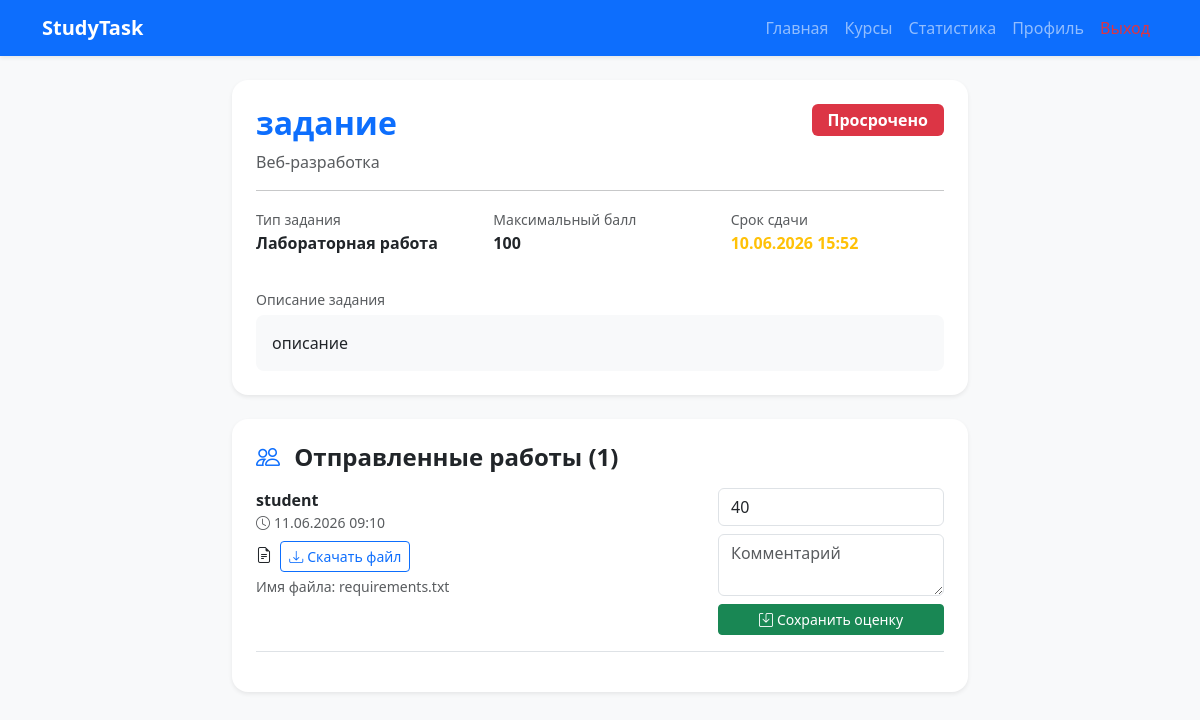
The app's page /task/1 (signed in) with its own data.
### models.py (models this page shows)
class Task(db.Model):
    __tablename__ = 'tasks'
    id = db.Column(db.Integer, primary_key=True)
    title = db.Column(db.String(100), nullable=False)
    description = db.Column(db.Text, nullable=False)
    task_type = db.Column(db.String(50), default='Лабораторная работа')
    max_score = db.Column(db.Integer, default=100)
    deadline = db.Column(db.DateTime, nullable=False)
    created_at = db.Column(db.DateTime, default=datetime.utcnow)
    course_id = db.Column(db.Integer, db.ForeignKey('courses.id'), nullable=False)
    allow_resubmit = db.Column(db.Boolean, default=True)
    is_published = db.Column(db.Boolean, default=True)
    course = db.relationship('Course', back_populates='tasks')
    submissions = db.relationship('Submission', back_populates='task', lazy=True, cascade='all, delete-orphan')

class Course(db.Model):
    __tablename__ = 'courses'
    id = db.Column(db.Integer, primary_key=True)
    title = db.Column(db.String(100), nullable=False)
    description = db.Column(db.Text, nullable=True)
    teacher_id = db.Column(db.Integer, db.ForeignKey('users.id'), nullable=False)
    created_at = db.Column(db.DateTime, default=datetime.utcnow)
    teacher = db.relationship('User', back_populates='teacher_courses')
    tasks = db.relationship('Task', back_populates='course', lazy=True, cascade='all, delete-orphan')

class Submission(db.Model):
    __tablename__ = 'submissions'
    id = db.Column(db.Integer, primary_key=True)
    task_id = db.Column(db.Integer, db.ForeignKey('tasks.id'), nullable=False)
    student_id = db.Column(db.Integer, db.ForeignKey('users.id'), nullable=False)
    file_path = db.Column(db.String(500), nullable=True)  # Увеличил длину
    grade = db.Column(db.Integer, nullable=True)
    comment = db.Column(db.Text, nullable=True)
    submitted_at = db.Column(db.DateTime, default=datetime.utcnow)
    task = db.relationship('Task', back_populates='submissions')
    student = db.relationship('User', back_populates='student_submissions')

class User(UserMixin, db.Model):
    __tablename__ = 'users'
    id = db.Column(db.Integer, primary_key=True)
    username = db.Column(db.String(80), unique=True, nullable=False)
    email = db.Column(db.String(120), unique=True, nullable=False)
    password_hash = db.Column(db.String(200), nullable=False)
    role = db.Column(db.String(20), nullable=False, default='student')
    group = db.Column(db.String(50), nullable=True)
    about = db.Column(db.Text, nullable=True)
    created_at = db.Column(db.DateTime, default=datetime.utcnow)
    last_login = db.Column(db.DateTime, nullable=True)
    teacher_courses = db.relationship('Course', back_populates='teacher', lazy=True)
    student_submissions = db.relationship('Submission', back_populates='student', lazy=True)

### app.py (the view)
@app.route('/task/<int:task_id>')
@login_required
def task_detail(task_id):
    task = Task.query.get_or_404(task_id)
    submission = None
    if current_user.role == 'student':
        submission = Submission.query.filter_by(task_id=task_id, student_id=current_user.id).first()
    return render_template('task_detail.html', task=task, submission=submission)

### app.py (called while the page is built)
@login_manager.user_loader
def load_user(user_id):
    return User.query.get(int(user_id))

@app.context_processor
def utility_processor():
    return {'now': datetime.utcnow()}

### templates/task_detail.html (shortened to what this page needs)
<!DOCTYPE html>
<html lang="ru">
<head>
    <link href="https://cdn.jsdelivr.net/npm/bootstrap@5.3.0/dist/css/bootstrap.min.css" rel="stylesheet">
    <link rel="stylesheet" href="https://cdn.jsdelivr.net/npm/bootstrap-icons@1.11.0/font/bootstrap-icons.css">
</head>
<body class="bg-light">
    <nav class="navbar navbar-expand-lg navbar-dark bg-primary shadow-sm">
        <div class="container">
            <a class="navbar-brand fw-bold" href="{{ url_for('dashboard') }}">StudyTask</a>
            <div class="collapse navbar-collapse" id="navbarNav">
                <ul class="navbar-nav ms-auto">
                    <li class="nav-item"><a class="nav-link" href="{{ url_for('dashboard') }}">Главная</a></li>
                    <li class="nav-item"><a class="nav-link" href="{{ url_for('courses') }}">Курсы</a></li>
                    <li class="nav-item"><a class="nav-link" href="{{ url_for('statistics') }}">Статистика</a></li>
                    <li class="nav-item"><a class="nav-link" href="{{ url_for('profile') }}">Профиль</a></li>
                    <li class="nav-item"><a class="nav-link text-danger" href="{{ url_for('logout') }}">Выход</a></li>
                </ul>
            </div>
        </div>
    </nav>
    <div class="container py-4">
        <div class="row">
            <div class="col-lg-8 mx-auto">
                <div class="card border-0 shadow-sm rounded-4 mb-4">
                    <div class="card-body p-4">
                        <div class="d-flex justify-content-between align-items-start">
                            <h1 class="h2 fw-bold text-primary">{{ task.title }}</h1>
                            <span class="badge {% if task.deadline < now %}bg-danger{% else %}bg-success{% endif %} fs-6 px-3 py-2">
                                {% if task.deadline < now %}Просрочено{% else %}Активно{% endif %}
                            </span>
                        </div>
                        <p class="text-muted">{{ task.course.title }}</p>
                        <hr>
                        <div class="row">
                            <div class="col-md-4">
                                <small class="text-muted">Тип задания</small>
                                <p class="fw-bold">{{ task.task_type }}</p>
                            </div>
                            <div class="col-md-4">
                                <small class="text-muted">Максимальный балл</small>
                                <p class="fw-bold">{{ task.max_score }}</p>
                            </div>
                            <div class="col-md-4">
                                <small class="text-muted">Срок сдачи</small>
                                <p class="fw-bold text-warning">{{ task.deadline.strftime('%d.%m.%Y %H:%M') }}</p>
                            </div>
                        </div>
                        <div class="mt-3">
                            <small class="text-muted">Описание задания</small>
                            <div class="bg-light rounded-3 p-3 mt-1">{{ task.description }}</div>
                        </div>
                    </div>
                </div>
                {% if current_user.role == 'teacher' %}
                <div class="card border-0 shadow-sm rounded-4">
                    <div class="card-body p-4">
                        <h4 class="fw-bold mb-3">
                            <i class="bi bi-people text-primary me-2"></i>
                            Отправленные работы ({{ task.submissions|length }})
                        </h4>
                        {% if task.submissions %}
                            {% for sub in task.submissions %}
                            <div class="border-bottom pb-3 mb-3">
                                <div class="d-flex justify-content-between flex-wrap">
                                    <div class="flex-grow-1 me-3">
                                        <strong>{{ sub.student.username }}</strong>
                                        <div class="text-muted small">
                                            <i class="bi bi-clock me-1"></i>{{ sub.submitted_at.strftime('%d.%m.%Y %H:%M') }}
                                        </div>
                                        {% if sub.file_path %}
                                        <div class="mt-2">
                                            <i class="bi bi-file-earmark-text me-1"></i>
                                            <a href="{{ url_for('uploaded_file', filename=sub.file_path) }}"
                                               class="btn btn-sm btn-outline-primary"
                                               target="_blank">
                                                <i class="bi bi-download me-1"></i>Скачать файл
                                            </a>
                                            <br>
                                            <small class="text-muted mt-1 d-block">Имя файла: {{ sub.file_path.split('_')[-1] }}</small>
                                        </div>
                                        {% else %}
                                        <div class="text-muted small mt-2">
                                            <i class="bi bi-exclamation-triangle me-1"></i>Файл не загружен
                                        </div>
                                        {% endif %}
                                    </div>
                                    <div style="min-width:220px" class="mt-2 mt-md-0">
                                        <form method="POST" action="{{ url_for('grade_submission', submission_id=sub.id) }}">
                                            <input type="number"
                                                   name="grade"
                                                   min="0"
                                                   max="{{ task.max_score }}"
                                                   class="form-control mb-2"
                                                   value="{{ sub.grade or '' }}"
                                                   placeholder="Оценка">
                                            <textarea name="comment"
                                                      class="form-control mb-2"
                                                      rows="2"
                                                      placeholder="Комментарий">{{ sub.comment or '' }}</textarea>
                                            <button type="submit" class="btn btn-success btn-sm w-100">
                                                <i class="bi bi-save me-1"></i>Сохранить оценку
                                            </button>
                                        </form>
                                    </div>
                                </div>
                            </div>
                            {% endfor %}
                        {% else %}
                            <div class="alert alert-info text-center py-4">
                                <i class="bi bi-inbox fs-1 d-block mb-2"></i>
                                Пока нет отправленных работ.
                            </div>
                        {% endif %}
                    </div>
                </div>
                {% endif %}
            </div>
        </div>
    </div>
</body>
</html>

### records on screen
Task: title "задание", task_type "Лабораторная работа", max_score "100", deadline "10.06.2026 15:52", description "описание", grade "40"
Course: course "Веб-разработка"
Submission: student.username "student", submitted_at "11.06.2026 09:10", file_path "requirements.txt"

### other values on screen
{{ task.submissions|length }} "1"
